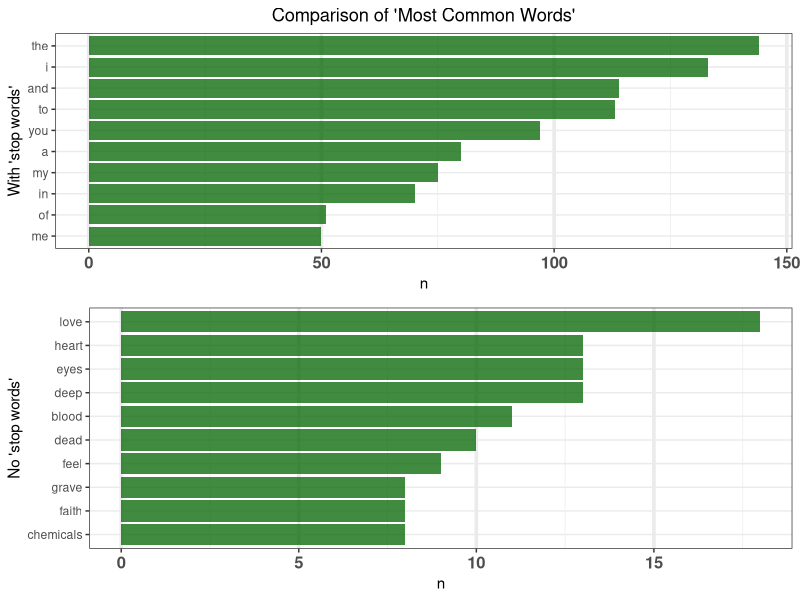
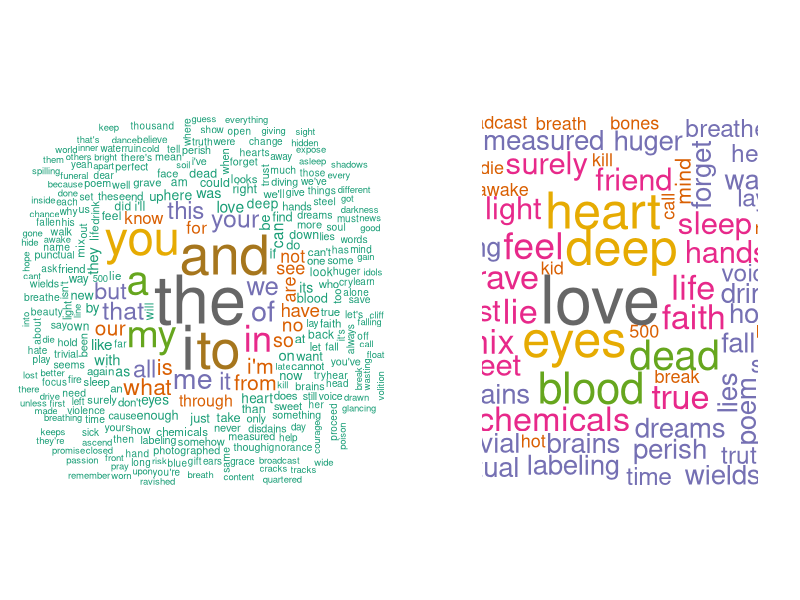
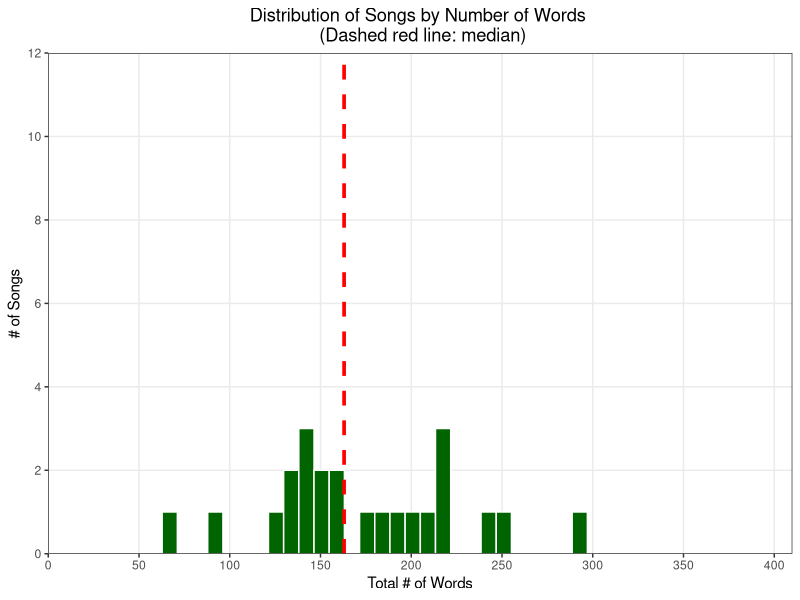
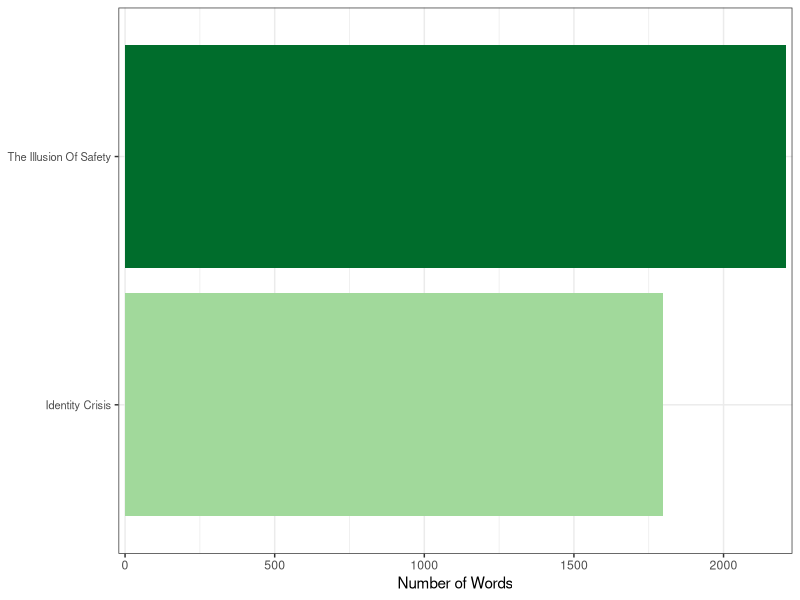

Write the R code that produced these figures, in order. (Note: this script raises an error after producing the figures.)
## ---- chunk 1
knitr::opts_chunk$set(warning = FALSE, message = FALSE)
## ---- chunk 2
# Packages:
library(tidyverse)  # for dplyr, tidyr, ggplot2
library(tidytext)   # for separating text into words with unnest_tokens() function
library(stringr)    # for string detection, extraction, manipulation, etc.

library(gplots)     # for a certain type of plots not in ggplot2
library(ggrepel)    # for making sure labels don't overlap
library(scales)     # for fixing and tweaking the scales on graphs
library(gridExtra)  # for arranging multiple plots into a single page

## ---- chunk 3
library(lubridate)

df <- read.csv('thrice.df.csv', header=TRUE, stringsAsFactors = FALSE)

df <- df %>% 
       mutate(album = factor(album, levels = unique(album)),
              length = ms(length),
              lengthS = seconds(length))

## ---- chunk 4

df %>% 
  select(lyrics) %>% 
  substr(4, 116)

## ---- chunk 5
library(stringr)
# use the stringr for str_split() function to split "lyrics" on the <br> tags!

wordToken <-  df %>%
  unnest_tokens(output = line, input = lyrics, token = str_split, pattern = ' <br>') %>%   
  unnest_tokens(output = word, input = line, to_lower = TRUE) 

glimpse(wordToken)

## ---- chunk 6

countWord <- wordToken %>% count(word, sort=TRUE)
countWord  %>% head(10)

## ---- chunk 7

data("stop_words")

set.seed(1)
sample_stop <- stop_words %>% sample_n(10)

sample_stop

## ---- chunk 8

wordToken2 <- wordToken %>% 
  anti_join(stop_words) %>% # Take out rows of `word` in wordToken that appear in stop_words
  arrange(ID)               # Can also arrange by track_num, basically the same thing

countWord2 <- wordToken2 %>% count(word, sort = TRUE)

countWord2 %>% head(10)

## ---- chunk 9

# graph of most common words (including stop words) 
one <- countWord %>% head(10) %>% 
  ggplot(aes(reorder(word, n), n)) + 
  geom_bar(stat = "identity", fill = "darkgreen", alpha = 0.75) +
  ggtitle("Comparison of 'Most Common Words'") +
  xlab("With 'stop words'") +
  scale_y_continuous(breaks = pretty_breaks(5)) +
  coord_flip() +
  theme_bw() +
  theme(panel.grid.major.x = element_line(size = 1.25),
        axis.text.x = element_text(size = 12, face = "bold"),
        plot.title = element_text(hjust = 0.5))

# graph of most common words (no stop words) 
two <- countWord2 %>% head(10) %>% 
  ggplot(aes(reorder(word, n), n)) + 
  geom_bar(stat = "identity", fill = "darkgreen", alpha = 0.75) +
  xlab("No 'stop words'") +
  scale_y_continuous(breaks = pretty_breaks()) +
  coord_flip() +
  theme_bw() +
  theme(panel.grid.major.x = element_line(size = 1.25),
        axis.text.x = element_text(size = 12, face = "bold"))

grid.arrange(one, two)

## ---- chunk 10
library(wordcloud)
layout(matrix(c(1,2),1,2, byrow = TRUE))

wordcloud(words = countWord$word, freq = countWord$n, random.order = FALSE, max.words = 300, 
          colors = brewer.pal(8, "Dark2"), use.r.layout = TRUE)

wordcloud(countWord2$word, countWord2$n, random.order = FALSE, max.words = 300,
          colors = brewer.pal(8, "Dark2"), use.r.layout = TRUE)

## ---- chunk 11

wordToken %>% select(title) %>% n_distinct()
wordToken2 %>% select(title) %>% n_distinct()

## ---- chunk 12

df %>% summarise(num_songs = n()) # 103 songs in total, as each row = 1 song

## ---- chunk 13

wordToken %>% select(word) %>% n_distinct()

## ---- chunk 14

wordToken2 %>% select(word) %>% n_distinct()

## ---- chunk 15

# WordsPerSong
WordsPerSong <- wordToken %>% 
  group_by(title) %>% 
  summarize(wordcounts = n()) %>%    # each row = 1 word
  arrange(desc(wordcounts))

WordsPerSong %>% 
  ggplot(aes(x = wordcounts)) + 
  geom_histogram(bins = 50, color = "white", fill = "darkgreen") +
  geom_vline(xintercept = median(WordsPerSong$wordcounts), 
             color = "red", linetype = "dashed", size = 1.25) +
  scale_y_continuous(breaks = pretty_breaks(), expand = c(0, 0), limits = c(0, 12)) +
  scale_x_continuous(breaks = pretty_breaks(10), expand = c(0, 0), limits = c(0, 410)) +
  xlab('Total # of Words') +
  ylab('# of Songs') +
  labs(title = 'Distribution of Songs by Number of Words \n (Dashed red line: median)') + 
  theme_bw() +
  theme(panel.grid.minor = element_blank(), 
        plot.title = element_text(hjust = 0.5))

## ---- chunk 16

wordToken2 %>% 
  group_by(album) %>% 
  summarize(num_songs = n_distinct(title)) %>% 
  arrange(desc(num_songs))

## ---- chunk 17

wordToken %>% 
  select(title, album, word) %>% 
  group_by(title, album) %>% 
  summarize(num_word = n()) %>% 
  arrange(desc(num_word)) %>%
  head(10)

## ---- chunk 18

wordToken %>% 
  select(album, word) %>% 
  group_by(album) %>% 
  summarize(num_word = n()) %>% 
  arrange(desc(num_word)) %>% 
  ggplot(aes(reorder(album, num_word), num_word, fill = num_word)) + 
  geom_bar(stat = "identity") + 
  scale_y_continuous(expand = c(0.01, 0)) +
  scale_fill_gradient(low = "#a1d99b", high = "#006d2c", guide = FALSE) +
  coord_flip() +
  theme_bw() +
  theme(axis.text.y = element_text(size = 8), axis.title.y = element_blank()) +
  ylab("Number of Words")

## ---- chunk 19

wordToken %>% 
  filter(album == "Vheissu") %>% 
  summarize(num_word = n())

wordToken %>% 
  filter(title == "The Weight") %>% 
  summarize(num_word = n()) 
  
## ---- chunk 20

wordToken2 %>% 
  filter(title == "The Weight") %>% 
  group_by(title) %>% 
  count(word) %>% 
  arrange(desc(n)) %>% 
  head(5)

## ---- chunk 21

wordToken2 %>% 
  str_count("light") %>% 
  sum()

## ---- chunk 22

wordToken2 %>% 
  select(title, album, word) %>%
  mutate(light = str_count(word, "light")) %>% 
  group_by(title, album) %>% 
  summarize(total_light = sum(light)) %>% 
  arrange(desc(total_light)) %>% 
  head(5)

## ---- chunk 23

wordToken %>% 
  select(title, album, word) %>% 
  summarize(light = str_count(word, "light") %>% sum(),
            num_word = n(), 
            prop_light = (light / num_word))

## ---- chunk 24

wordToken %>% 
  group_by(title) %>% 
  count(word) %>% 
  arrange(desc(n)) %>% 
  head(10)

## ---- chunk 25

wordToken2 %>% 
  group_by(title) %>% 
  count(word) %>% 
  arrange(desc(n)) %>% 
  head(10)

## ---- chunk 26
# most frequent unigrams per album: ####

word_count_nested <- wordToken2 %>% 
  group_by(album, word) %>% 
  summarize(count = n()) %>% 
  top_n(5) %>% 
  arrange(album, desc(count)) %>% 
  nest() 

## ---- chunk 27

word_count_nested$data[[1]]

word_count_nested$data[[5]]

## ---- chunk 28

word_count_nested <- word_count_nested %>% 
  mutate(plot = map2(data, album, 
                     ~ggplot(data = .x, aes(fill = count)) +
           geom_bar(aes(reorder(word, count), count), 
                    stat = "identity", width = 0.65) +
           scale_y_continuous(breaks = pretty_breaks(10), limits = c(0, 22), expand = c(0, 0)) +
           scale_fill_gradient(low = "#a1d99b", high = "#006d2c", guide = FALSE) +
           ggtitle(.y) +
           labs(x = NULL, y = NULL) +
           coord_flip() +  
           theme_bw() +
           theme(axis.text.y = element_text(size = 7),
                 title = element_text(size = 10))
           ))

str(word_count_nested, list.len = 3, max.level = 2)

## ---- chunk 29

word_count_nested$plot[[2]]

word_count_nested$plot[[11]]

## ---- chunk 30

word_count_nested %>% 
  unnest(data) %>%                   # take data out from list
  ggplot(aes(x = word, y = count)) +
  geom_bar(stat = "identity") +
  facet_grid(.~album)

## ---- chunk 31

do.call(grid.arrange, c(word_count_nested$plot, ncol = 3))

## ---- chunk 32

nested_plots <- word_count_nested$plot[1:4]

## ---- chunk 33

str(nested_plots, list.len = 2, max.level = 2)

## ---- chunk 34
library(cowplot)

plot_grid(plotlist = nested_plots, ncol = 2)

## ---- chunk 35

# map2(paste0(word_count_nested$album, ".pdf"), word_count_nested$plot, ggsave)

## ---- chunk 36

file.exists(paste0(word_count_nested$album, ".pdf"))
